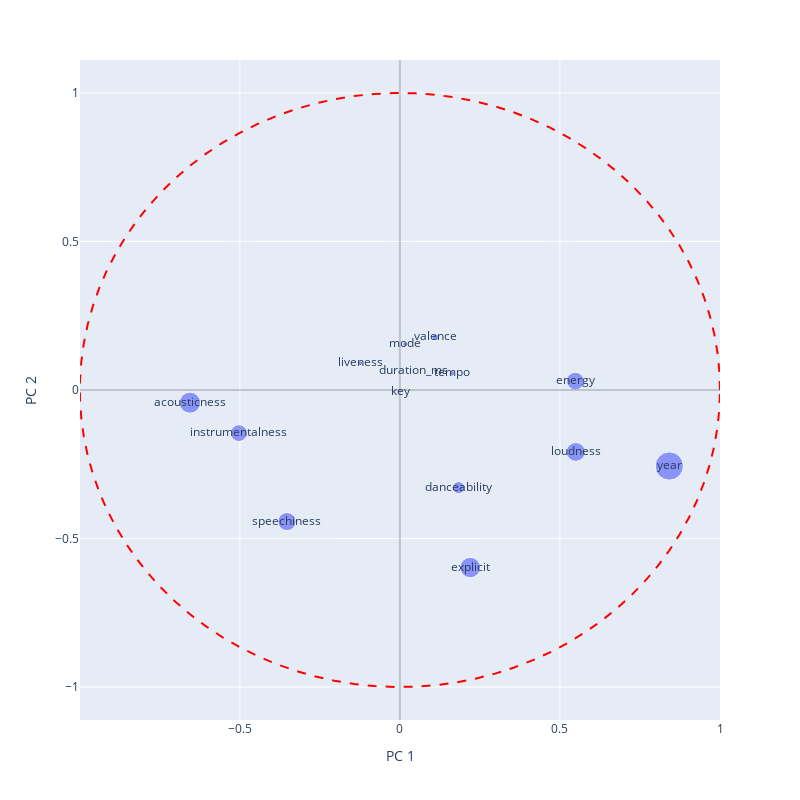

Notebook cell for this chart:
### Markdown cell above
## Con LDA

### Code cell
X_notest_r, X_test_r = reducir(X_notest_st, y_notest, X_test_st, y_test, k = 2, metodo="lda", verbose=True)

plot_correlaciones(X_notest_st, X_notest_r, variables)
